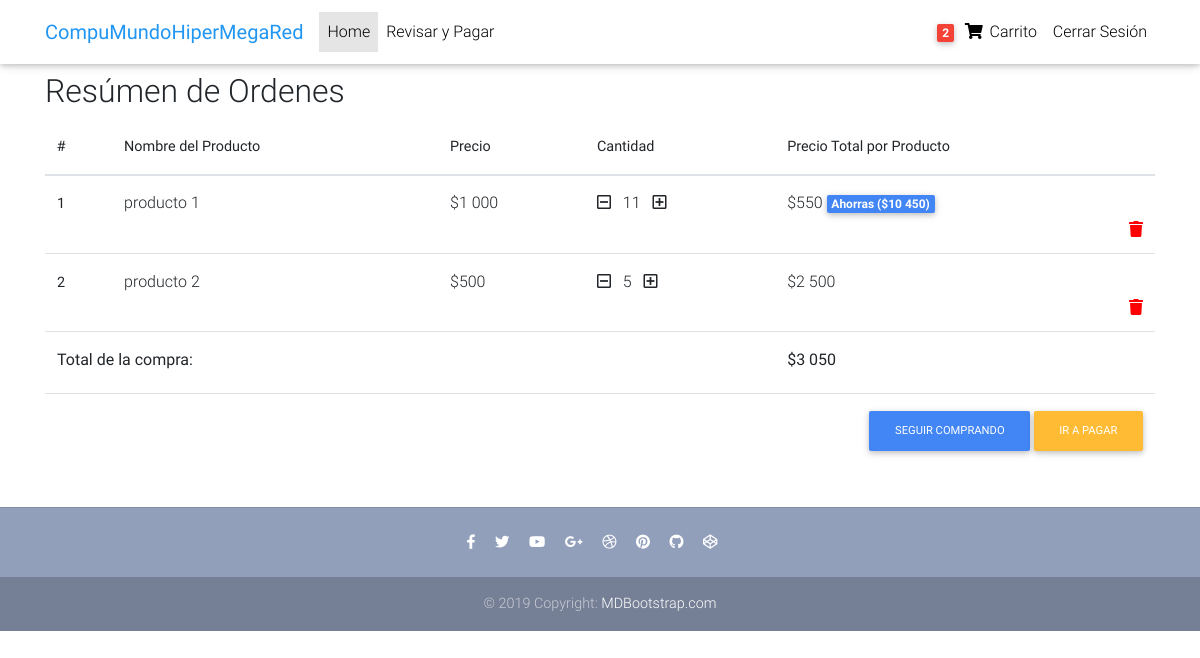
/order-summary/ (signed in), run on an earlier commit of the app's database.
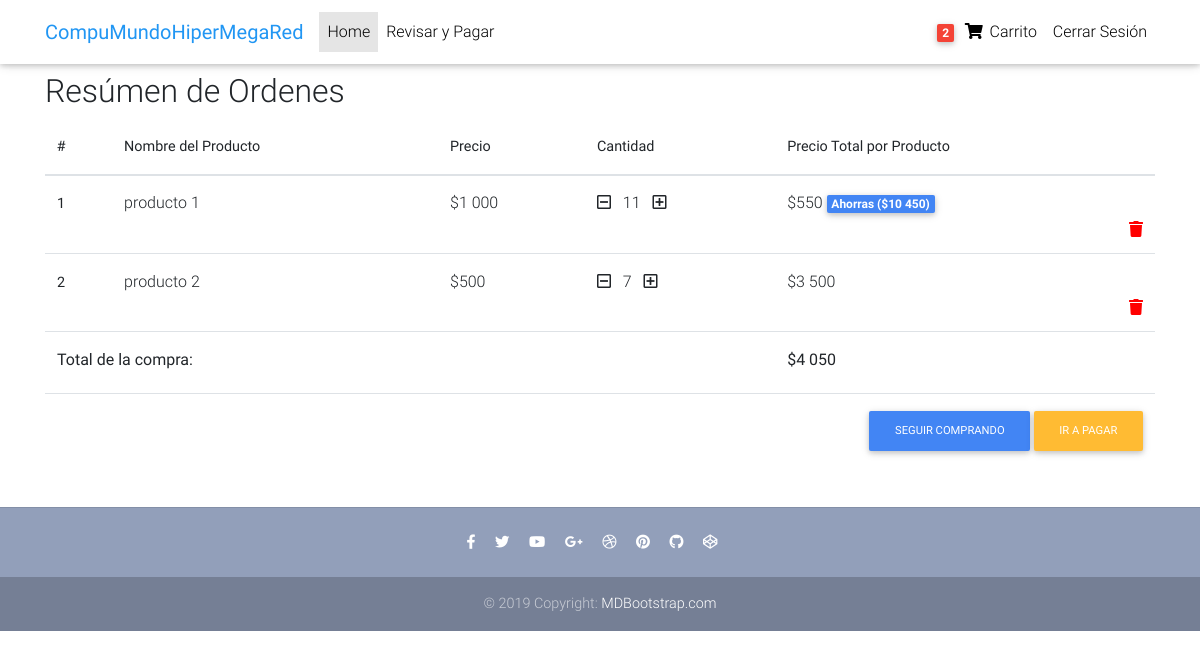
And on a later commit of the database.
### core/models.py (models this page shows, shortened)
class Order(models.Model):
    user = models.ForeignKey(settings.AUTH_USER_MODEL,
                             on_delete=models.CASCADE)
    items = models.ManyToManyField(OrderItem)
    start_date = models.DateTimeField(auto_now_add=True)
    ordered_date = models.DateTimeField()
    ordered = models.BooleanField(default=False)
    billing_adress = models.ForeignKey('BillingAddress', on_delete=models.SET_NULL, blank=True, null=True)
    def get_total(self):
        total = 0
        for order_item in self.items.all():
            total += order_item.get_final_price()
        return total

class OrderItem(models.Model):
    user = models.ForeignKey(settings.AUTH_USER_MODEL,
                             on_delete=models.CASCADE)
    ordered = models.BooleanField(default=False)
    item = models.ForeignKey(Item, on_delete=models.CASCADE)
    quantity = models.IntegerField(default=1)
    def get_total_item_price(self):
        return self.quantity * self.item.price
    def get_total_discount_item_price(self):
        return self.quantity * self.item.discount_price
    def get_amount_saved(self):
        return self.get_total_item_price() - self.get_total_discount_item_price()
    def get_final_price(self):
        if self.item.discount_price:
            return self.get_total_discount_item_price()
        return self.get_total_item_price()

class Item(models.Model):
    title = models.CharField(max_length=100)
    price = models.FloatField()
    discount_price = models.FloatField(blank=True, null=True)
    category = models.CharField(choices=CATEGORY_CHOICES, max_length=2, default='S')
    label = models.CharField(choices=LABEL_CHOICES, max_length=1, default='P')
    slug = models.SlugField(default='Producto_de_prueba')
    description = models.TextField(default='Descripción de prueba')

### core/views.py (the view)
# urls.py: path('order-summary/', OrderSummaryView.as_view(), name='core-order-summary'),
class OrderSummaryView(LoginRequiredMixin, View):
    def get(self, *args, **kwargs):
        try:
            order = Order.objects.get(user=self.request.user, ordered=False)
            context = {
                "object": order
            }
            return render(self.request, "core/order_summary.html", context)
        except ObjectDoesNotExist:
            messages.warning(self.request, "No tienes un pedido activo.")
            return redirect("/")

### core/templatetags/cart_templates_tags.py (called while the page is built)
@register.filter
def cart_item_count(user):
    if user.is_authenticated:
        qs = Order.objects.filter(user=user, ordered=False)
        if qs.exists():
            return qs[0].items.count()
    return 0

### core/templates/core/order_summary.html
{% extends "core/base.html" %}
{% load l10n %}
{% load humanize %}
{% block content %}
  <main>
    <div class="container">
      <div class="table-responsive text-nowrap">
        <h2>Resúmen de Ordenes</h2>
        <table class="table">
          <thead>
            <tr>
              <th scope="col">#</th>
              <th scope="col">Nombre del Producto</th>
              <th scope="col">Precio</th>
              <th scope="col">Cantidad</th>
              <th scope="col">Precio Total por Producto</th>
            </tr>
          </thead>
          <tbody>
            {% for order_item in object.items.all %}
            <tr>
              <th scope="row">{{ forloop.counter }}</th>
              <td><h6>{{ order_item.item.title }}</h6></td>
              <td><h6>${{ order_item.item.price|floatformat:0 }}</h6></td>
              <td><h6>
                <a href="{% url 'core:core-remove-single-item-from-cart' order_item.item.slug %}"><i class="far fa-minus-square mr-2"></i></a>
                {{ order_item.quantity }}
                <a href="{% url 'core:core-add-to-cart' order_item.item.slug %}"><i class="far fa-plus-square ml-2"></i></a>
                </h6>
              </td>
              <td>
                {% if order_item.item.discount_price %}
                <h6>
                    ${{ order_item.get_total_discount_item_price|floatformat:0 }}
                    <span class="badge badge-primary">Ahorras (${{ order_item.get_amount_saved|floatformat:0 }})</span>
                </h6>
                {% else %}
                <h6>${{ order_item.get_total_item_price|floatformat:0 }}</h6>
                {% endif %}
                <h6><a style="color: red" href="{% url 'core:core-remove-from-cart' order_item.item.slug %}">
                    <i class="fas fa-trash float-right"></i></a>
                </h6>
              </td>
            </tr>
            {% endfor %}
            <tr>
                <td colspan="4"><h6><b>Total de la compra:</b></h6></td>
                <td colspan="5"><h6><b>${{ object.get_total|floatformat:0 }}</b></h6></td>
              </tr>
              <tr>
                <td colspan="5">
                  <div class="text-right">
                    <a href="{% url 'core:core-home' %}" class="btn btn-primary btn-md">Seguir Comprando</a>
                    <a href="{% url 'core:core-checkout' %}" class="btn btn-warning btn-md">Ir a pagar</a>
                  </div>
                </td>
              </tr>
          </tbody>
        </table>
      </div>
    </div>
  </main>
{% endblock content %}

### core/templates/core/base.html (shortened to what this page needs)
{% load static %}
<!DOCTYPE html>
<html lang="en">
<head>
  <link rel="stylesheet" href="https://use.fontawesome.com/releases/v5.11.2/css/all.css">
  <link href="{% static 'core/css/bootstrap.css' %}" rel="stylesheet">
  <link href="{% static 'core/css/mdb.min.css' %}" rel="stylesheet">
  <link href="{% static 'core/css/style.min.css' %}" rel="stylesheet">
</head>
<body>
  {% include "core/navbar.html" %}
    <div class="mt-5 pt-4">
    </div>
    {% block content %}
    {% endblock content %}
    {% include "core/footer.html" %}
</body>
</html>

### core/templates/core/navbar.html (shortened to what this page needs)
{% load cart_templates_tags %}
<nav class="navbar fixed-top navbar-expand-lg navbar-light white scrolling-navbar">
    <div class="container">
      <a class="navbar-brand waves-effect" href="/">
        <strong class="blue-text">CompuMundoHiperMegaRed</strong>
      </a>
      <div class="collapse navbar-collapse" id="navbarSupportedContent">
        <ul class="navbar-nav mr-auto">
          <li class="nav-item active">
            <a class="nav-link waves-effect" href="/">Home
            </a>
          </li>
          {% if request.user.is_authenticated %}
          <li class="nav-item">
            <a class="nav-link waves-effect" href="{% url 'core:core-checkout' %}">
            Revisar y Pagar</a>
          </li>
          {% endif %}
        </ul>
        <ul class="navbar-nav nav-flex-icons">
          {% if request.user.is_authenticated %}
          <li class="nav-item">
            <a href="{% url 'core:core-order-summary' %}" class="nav-link waves-effect">
              <span class="badge red z-depth-1 mr-1"> {{ request.user|cart_item_count }} </span>
              <i class="fas fa-shopping-cart"></i>
              <span class="clearfix d-none d-sm-inline-block"> Carrito </span>
            </a>
          </li>
          <li class="nav-item">
            <a class="nav-link waves-effect" href="{% url 'account_logout' %}">
              <span class="clearfix d-none d-sm-inline-block"> Cerrar Sesión </span>
            </a>
          </li>
          {% endif %}
        </ul>
      </div>
    </div>
  </nav>

### core/templates/core/footer.html
<footer class="page-footer text-center font-small mt-4 wow fadeIn">
    <hr class="my-4">
    <div class="pb-4">
      <a href="https://www.facebook.com/mdbootstrap" target="_blank">
        <i class="fab fa-facebook-f mr-3"></i>
      </a>
      <a href="https://twitter.com/MDBootstrap" target="_blank">
        <i class="fab fa-twitter mr-3"></i>
      </a>
      <a href="https://www.youtube.com/watch?v=7MUISDJ5ZZ4" target="_blank">
        <i class="fab fa-youtube mr-3"></i>
      </a>
      <a href="https://plus.google.com/u/0/b/107863090883699620484" target="_blank">
        <i class="fab fa-google-plus-g mr-3"></i>
      </a>
      <a href="https://dribbble.com/mdbootstrap" target="_blank">
        <i class="fab fa-dribbble mr-3"></i>
      </a>
      <a href="https://pinterest.com/mdbootstrap" target="_blank">
        <i class="fab fa-pinterest mr-3"></i>
      </a>
      <a href="https://github.com/mdbootstrap/bootstrap-material-design" target="_blank">
        <i class="fab fa-github mr-3"></i>
      </a>
      <a href="http://codepen.io/mdbootstrap/" target="_blank">
        <i class="fab fa-codepen mr-3"></i>
      </a>
    </div>
    <div class="footer-copyright py-3">
      © 2019 Copyright:
      <a href="https://mdbootstrap.com/education/bootstrap/" target="_blank"> MDBootstrap.com </a>
    </div>
  </footer>

### core/templates/core/scripts.html (shortened to what this page needs)
{% load static %}

### core/templates/core/base.html (style rules this page uses)
html, body, header, .carousel { height: 60vh; }

What changed in the data, as far as the page shows it:
changed OrderItem "producto 2": quantity "5" → "7"; get_total_item_price "2 500" → "3 500"
changed through a linked row, Order: get_total "3 050" → "4 050"
